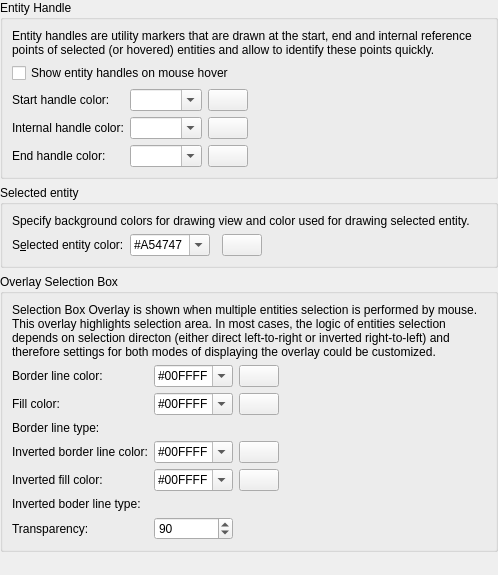
<?xml version="1.0" encoding="UTF-8"?>
<ui version="4.0">
 <class>LC_SettingsPageGraphicViewHandles</class>
 <widget class="QWidget" name="LC_SettingsPageGraphicViewHandles">
  <property name="geometry">
   <rect>
    <x>0</x>
    <y>0</y>
    <width>498</width>
    <height>575</height>
   </rect>
  </property>
  <layout class="QGridLayout" name="gridLayout_main">
   <property name="leftMargin">
    <number>0</number>
   </property>
   <property name="topMargin">
    <number>0</number>
   </property>
   <property name="rightMargin">
    <number>0</number>
   </property>
   <property name="bottomMargin">
    <number>0</number>
   </property>
   <item row="0" column="0">
    <widget class="QGroupBox" name="gbGVEntityHandle">
     <property name="title">
      <string>Entity Handle</string>
     </property>
     <layout class="QGridLayout" name="gridLayout_hnd">
      <item row="2" column="1">
       <widget class="LC_ContentAdjustableComboBox" name="cbStartHandleColor">
        <property name="sizePolicy">
         <sizepolicy hsizetype="Preferred" vsizetype="Preferred">
          <horstretch>0</horstretch>
          <verstretch>0</verstretch>
         </sizepolicy>
        </property>
        <property name="toolTip">
         <string>Start Handle Color

Color for start handle of entity</string>
        </property>
        <property name="editable">
         <bool>true</bool>
        </property>
        <property name="sizeAdjustPolicy">
         <enum>QComboBox::SizeAdjustPolicy::AdjustToContents</enum>
        </property>
       </widget>
      </item>
      <item row="0" column="0" colspan="4">
       <widget class="QLabel" name="lHandleDesc">
        <property name="text">
         <string>Entity handles are utility markers that are drawn at the start, end and internal reference points of selected (or hovered) entities and allow to identify these points quickly.</string>
        </property>
        <property name="wordWrap">
         <bool>true</bool>
        </property>
       </widget>
      </item>
      <item row="3" column="0">
       <widget class="QLabel" name="lHandleColor">
        <property name="sizePolicy">
         <sizepolicy hsizetype="Preferred" vsizetype="Preferred">
          <horstretch>0</horstretch>
          <verstretch>0</verstretch>
         </sizepolicy>
        </property>
        <property name="text">
         <string>Internal handle color:</string>
        </property>
        <property name="buddy">
         <cstring>cbHandleColor</cstring>
        </property>
       </widget>
      </item>
      <item row="1" column="0" colspan="3">
       <widget class="QCheckBox" name="cbShowRefPointsOnHovering">
        <property name="sizePolicy">
         <sizepolicy hsizetype="Preferred" vsizetype="Preferred">
          <horstretch>0</horstretch>
          <verstretch>0</verstretch>
         </sizepolicy>
        </property>
        <property name="toolTip">
         <string>Handle Visibility

If enabled, entity handles are highlighted on hover (requires &quot;highlight entities on hover&quot; to be enabled)</string>
        </property>
        <property name="text">
         <string>Show entity handles on mouse hover</string>
        </property>
       </widget>
      </item>
      <item row="4" column="1">
       <widget class="LC_ContentAdjustableComboBox" name="cbEndHandleColor">
        <property name="sizePolicy">
         <sizepolicy hsizetype="Preferred" vsizetype="Preferred">
          <horstretch>0</horstretch>
          <verstretch>0</verstretch>
         </sizepolicy>
        </property>
        <property name="toolTip">
         <string>End Handle Color

Color of end handle for entity</string>
        </property>
        <property name="editable">
         <bool>true</bool>
        </property>
        <property name="sizeAdjustPolicy">
         <enum>QComboBox::SizeAdjustPolicy::AdjustToContents</enum>
        </property>
       </widget>
      </item>
      <item row="2" column="3">
       <spacer name="horizontalSpacer">
        <property name="orientation">
         <enum>Qt::Orientation::Horizontal</enum>
        </property>
        <property name="sizeHint" stdset="0">
         <size>
          <width>0</width>
          <height>0</height>
         </size>
        </property>
       </spacer>
      </item>
      <item row="4" column="2">
       <widget class="LC_ColorButton" name="pb_end">
        <property name="toolTip">
         <string>End

Click to select color.</string>
        </property>
       </widget>
      </item>
      <item row="4" column="0">
       <widget class="QLabel" name="lHandleEndColor">
        <property name="sizePolicy">
         <sizepolicy hsizetype="Preferred" vsizetype="Preferred">
          <horstretch>0</horstretch>
          <verstretch>0</verstretch>
         </sizepolicy>
        </property>
        <property name="text">
         <string>End handle color:</string>
        </property>
        <property name="buddy">
         <cstring>cbEndHandleColor</cstring>
        </property>
       </widget>
      </item>
      <item row="2" column="0">
       <widget class="QLabel" name="lHandleStartColor">
        <property name="sizePolicy">
         <sizepolicy hsizetype="Preferred" vsizetype="Preferred">
          <horstretch>0</horstretch>
          <verstretch>0</verstretch>
         </sizepolicy>
        </property>
        <property name="text">
         <string>Start handle color:</string>
        </property>
        <property name="buddy">
         <cstring>cbStartHandleColor</cstring>
        </property>
       </widget>
      </item>
      <item row="2" column="2">
       <widget class="LC_ColorButton" name="pb_start">
        <property name="toolTip">
         <string>Start

Click to select color.</string>
        </property>
       </widget>
      </item>
      <item row="3" column="2">
       <widget class="LC_ColorButton" name="pb_handle">
        <property name="toolTip">
         <string>Internal

Click to select color.</string>
        </property>
       </widget>
      </item>
      <item row="3" column="1">
       <widget class="LC_ContentAdjustableComboBox" name="cbHandleColor">
        <property name="sizePolicy">
         <sizepolicy hsizetype="Preferred" vsizetype="Preferred">
          <horstretch>0</horstretch>
          <verstretch>0</verstretch>
         </sizepolicy>
        </property>
        <property name="toolTip">
         <string>Internal Handle Color

Color of non-endpoint handle of entity</string>
        </property>
        <property name="editable">
         <bool>true</bool>
        </property>
        <property name="sizeAdjustPolicy">
         <enum>QComboBox::SizeAdjustPolicy::AdjustToContents</enum>
        </property>
       </widget>
      </item>
     </layout>
    </widget>
   </item>
   <item row="1" column="0">
    <widget class="QGroupBox" name="groupBox_19">
     <property name="title">
      <string>Selected entity</string>
     </property>
     <layout class="QGridLayout" name="gridLayout_40">
      <item row="1" column="3">
       <widget class="LC_ColorButton" name="pb_selected">
        <property name="sizePolicy">
         <sizepolicy hsizetype="Maximum" vsizetype="Fixed">
          <horstretch>0</horstretch>
          <verstretch>0</verstretch>
         </sizepolicy>
        </property>
        <property name="toolTip">
         <string>Selected Entity

                                  Click to select color.</string>
        </property>
       </widget>
      </item>
      <item row="1" column="0">
       <widget class="QLabel" name="lSelectedColor">
        <property name="text">
         <string>S&amp;elected entity color:</string>
        </property>
        <property name="wordWrap">
         <bool>false</bool>
        </property>
        <property name="buddy">
         <cstring>cbSelectedColor</cstring>
        </property>
       </widget>
      </item>
      <item row="0" column="0" colspan="5">
       <widget class="QLabel" name="lEntityDesc">
        <property name="frameShape">
         <enum>QFrame::Shape::NoFrame</enum>
        </property>
        <property name="frameShadow">
         <enum>QFrame::Shadow::Plain</enum>
        </property>
        <property name="lineWidth">
         <number>1</number>
        </property>
        <property name="midLineWidth">
         <number>0</number>
        </property>
        <property name="text">
         <string>Specify background colors for drawing view and color used for drawing selected entity.</string>
        </property>
        <property name="wordWrap">
         <bool>true</bool>
        </property>
       </widget>
      </item>
      <item row="1" column="1">
       <widget class="LC_ContentAdjustableComboBox" name="cbSelectedColor">
        <property name="toolTip">
         <string>Selected Entity Color

                                  Color for selected entities</string>
        </property>
        <property name="editable">
         <bool>true</bool>
        </property>
        <item>
         <property name="text">
          <string notr="true">#A54747</string>
         </property>
        </item>
       </widget>
      </item>
      <item row="1" column="4">
       <spacer name="horizontalSpacer_2">
        <property name="orientation">
         <enum>Qt::Orientation::Horizontal</enum>
        </property>
        <property name="sizeHint" stdset="0">
         <size>
          <width>0</width>
          <height>0</height>
         </size>
        </property>
       </spacer>
      </item>
     </layout>
    </widget>
   </item>
   <item row="2" column="0">
    <widget class="QGroupBox" name="groupBox_13">
     <property name="title">
      <string>Overlay Selection Box</string>
     </property>
     <layout class="QGridLayout" name="gridLayout_14">
      <item row="2" column="3">
       <spacer name="horizontalSpacer_3">
        <property name="orientation">
         <enum>Qt::Orientation::Horizontal</enum>
        </property>
        <property name="sizeHint" stdset="0">
         <size>
          <width>0</width>
          <height>0</height>
         </size>
        </property>
       </spacer>
      </item>
      <item row="5" column="1">
       <widget class="LC_ContentAdjustableComboBox" name="cbOverlayBoxFillInverted">
        <property name="toolTip">
         <string>Inverted Selection Fill Color

                                  Color for filling inverted overlay selection box</string>
        </property>
        <property name="editable">
         <bool>true</bool>
        </property>
        <item>
         <property name="text">
          <string notr="true">#00FFFF</string>
         </property>
        </item>
       </widget>
      </item>
      <item row="4" column="1">
       <widget class="LC_ContentAdjustableComboBox" name="cbOverlayBoxLineInverted">
        <property name="toolTip">
         <string>Inverted Selection Boundary Color

                                  Color of line for overlay selection box if box is inverted (from right to left)</string>
        </property>
        <property name="editable">
         <bool>true</bool>
        </property>
        <item>
         <property name="text">
          <string notr="true">#00FFFF</string>
         </property>
        </item>
       </widget>
      </item>
      <item row="4" column="2">
       <widget class="LC_ColorButton" name="pbOverlayBoxLineInverted">
        <property name="sizePolicy">
         <sizepolicy hsizetype="Maximum" vsizetype="Fixed">
          <horstretch>0</horstretch>
          <verstretch>0</verstretch>
         </sizepolicy>
        </property>
        <property name="toolTip">
         <string>Inverted Selection Boundary

                                  Click to select color (inverted mode).</string>
        </property>
       </widget>
      </item>
      <item row="6" column="1" colspan="2">
       <widget class="QG_LineTypeBox" name="wOverlaySelectionInvertedLineType" native="true">
        <property name="toolTip">
         <string>Inverted Selection Boundary Line Type

                                  Overlay selection box boundary line type (inverted mode)</string>
        </property>
       </widget>
      </item>
      <item row="1" column="0">
       <widget class="QLabel" name="label_6">
        <property name="text">
         <string>Border line color:</string>
        </property>
        <property name="buddy">
         <cstring>cbOverlayBoxLine</cstring>
        </property>
       </widget>
      </item>
      <item row="2" column="0">
       <widget class="QLabel" name="label_7">
        <property name="toolTip">
         <string>Overlay </string>
        </property>
        <property name="text">
         <string>Fill color:</string>
        </property>
        <property name="buddy">
         <cstring>cbOverlayBoxFill</cstring>
        </property>
       </widget>
      </item>
      <item row="7" column="0">
       <widget class="QLabel" name="label_12">
        <property name="toolTip">
         <string>Smaller value - higher transparency of overlay</string>
        </property>
        <property name="text">
         <string>Transparency:</string>
        </property>
        <property name="buddy">
         <cstring>sbOverlayBoxTransparency</cstring>
        </property>
       </widget>
      </item>
      <item row="2" column="1">
       <widget class="LC_ContentAdjustableComboBox" name="cbOverlayBoxFill">
        <property name="toolTip">
         <string>Selection Fill Color

                                  Fill color for overlay selection box</string>
        </property>
        <property name="editable">
         <bool>true</bool>
        </property>
        <item>
         <property name="text">
          <string notr="true">#00FFFF</string>
         </property>
        </item>
       </widget>
      </item>
      <item row="5" column="2">
       <widget class="LC_ColorButton" name="pbOverlayBoxFillInverted">
        <property name="sizePolicy">
         <sizepolicy hsizetype="Maximum" vsizetype="Fixed">
          <horstretch>0</horstretch>
          <verstretch>0</verstretch>
         </sizepolicy>
        </property>
        <property name="toolTip">
         <string>Inverted Selection Fillr

                                  Click to select color (inverted mode).</string>
        </property>
       </widget>
      </item>
      <item row="6" column="0">
       <widget class="QLabel" name="label_42">
        <property name="text">
         <string>Inverted boder line type:</string>
        </property>
       </widget>
      </item>
      <item row="3" column="0">
       <widget class="QLabel" name="label_41">
        <property name="text">
         <string>Border line type:</string>
        </property>
       </widget>
      </item>
      <item row="1" column="2">
       <widget class="LC_ColorButton" name="pbOverlayBoxLine">
        <property name="sizePolicy">
         <sizepolicy hsizetype="Maximum" vsizetype="Fixed">
          <horstretch>0</horstretch>
          <verstretch>0</verstretch>
         </sizepolicy>
        </property>
        <property name="toolTip">
         <string>Selection Boundary

                                  Click to select color.</string>
        </property>
       </widget>
      </item>
      <item row="5" column="0">
       <widget class="QLabel" name="label_10">
        <property name="text">
         <string>Inverted fill color:</string>
        </property>
        <property name="buddy">
         <cstring>cbOverlayBoxFillInverted</cstring>
        </property>
       </widget>
      </item>
      <item row="1" column="1">
       <widget class="LC_ContentAdjustableComboBox" name="cbOverlayBoxLine">
        <property name="toolTip">
         <string>Selection Boundary Color

                                  Color for line for overlay box</string>
        </property>
        <property name="editable">
         <bool>true</bool>
        </property>
        <item>
         <property name="text">
          <string notr="true">#00FFFF</string>
         </property>
        </item>
       </widget>
      </item>
      <item row="7" column="1">
       <widget class="QSpinBox" name="sbOverlayBoxTransparency">
        <property name="toolTip">
         <string>Selection Overlay Transparency

                                  Transparency for overlay selection box. Smaller value - more transparent.</string>
        </property>
        <property name="minimum">
         <number>10</number>
        </property>
        <property name="value">
         <number>90</number>
        </property>
       </widget>
      </item>
      <item row="3" column="1" colspan="2">
       <widget class="QG_LineTypeBox" name="wOverlaySelectionLineType" native="true">
        <property name="toolTip">
         <string>Selection Boundary Line Type

                                  Overlay selection box boundary line type (normal mode)</string>
        </property>
       </widget>
      </item>
      <item row="2" column="2">
       <widget class="LC_ColorButton" name="pbOverlayBoxFill">
        <property name="sizePolicy">
         <sizepolicy hsizetype="Maximum" vsizetype="Fixed">
          <horstretch>0</horstretch>
          <verstretch>0</verstretch>
         </sizepolicy>
        </property>
        <property name="toolTip">
         <string>Selection Fill

                                  Click to select color.</string>
        </property>
       </widget>
      </item>
      <item row="4" column="0">
       <widget class="QLabel" name="label_9">
        <property name="text">
         <string>Inverted border line color:</string>
        </property>
        <property name="buddy">
         <cstring>cbOverlayBoxLineInverted</cstring>
        </property>
       </widget>
      </item>
      <item row="0" column="0" colspan="4">
       <widget class="QLabel" name="lOverlayDesc">
        <property name="text">
         <string>Selection Box Overlay is shown when multiple entities selection is performed by mouse. This overlay highlights selection area. In most cases, the logic of entities selection depends on selection directon (either direct left-to-right or inverted right-to-left) and therefore settings for both modes of displaying the overlay could be customized.</string>
        </property>
        <property name="wordWrap">
         <bool>true</bool>
        </property>
       </widget>
      </item>
     </layout>
    </widget>
   </item>
   <item row="3" column="0">
    <spacer name="verticalSpacer">
     <property name="orientation">
      <enum>Qt::Orientation::Vertical</enum>
     </property>
     <property name="sizeHint" stdset="0">
      <size>
       <width>0</width>
       <height>0</height>
      </size>
     </property>
    </spacer>
   </item>
  </layout>
 </widget>
 <customwidgets>
  <customwidget>
   <class>LC_ColorButton</class>
   <extends>QPushButton</extends>
   <header>lc_color_button.h</header>
  </customwidget>
  <customwidget>
   <class>LC_ContentAdjustableComboBox</class>
   <extends>QComboBox</extends>
   <header location="global">lc_content_adjustable_combo_box.h</header>
  </customwidget>
  <customwidget>
   <class>QG_LineTypeBox</class>
   <extends>QWidget</extends>
   <header>qg_linetypebox.h</header>
  </customwidget>
 </customwidgets>
 <resources/>
 <connections/>
</ui>
